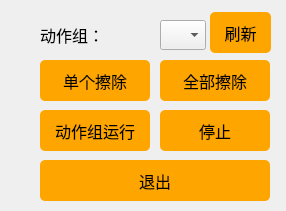
    <widget class="QWidget" name="widget_5" native="true">
     <property name="geometry">
      <rect>
       <x>895</x>
       <y>360</y>
       <width>286</width>
       <height>211</height>
      </rect>
     </property>
     <property name="styleSheet">
      <string notr="true">#widget_5 {border:1px solid #242424;
border-color: rgb(200, 200, 200);}</string>
     </property>
     <widget class="QLabel" name="label_action">
      <property name="geometry">
       <rect>
        <x>40</x>
        <y>20</y>
        <width>106</width>
        <height>30</height>
       </rect>
      </property>
      <property name="font">
       <font>
        <family>黑体</family>
        <pointsize>12</pointsize>
       </font>
      </property>
      <property name="text">
       <string>动作组：</string>
      </property>
     </widget>
     <widget class="QComboBox" name="comboBox_action">
      <property name="geometry">
       <rect>
        <x>160</x>
        <y>20</y>
        <width>46</width>
        <height>30</height>
       </rect>
      </property>
      <property name="font">
       <font>
        <family>Arial</family>
        <pointsize>10</pointsize>
       </font>
      </property>
      <property name="styleSheet">
       <string notr="true">background-color: rgb(240, 240, 240);
</string>
      </property>
     </widget>
     <widget class="QPushButton" name="Button_DelectSingle">
      <property name="geometry">
       <rect>
        <x>40</x>
        <y>60</y>
        <width>110</width>
        <height>41</height>
       </rect>
      </property>
      <property name="font">
       <font>
        <family>黑体</family>
        <pointsize>12</pointsize>
       </font>
      </property>
      <property name="styleSheet">
       <string notr="true">QPushButton{background-color: rgb(255, 165, 0);}
QPushButton:hover{background-color:  rgb(255, 210, 0);}
QPushButton{border-radius:5px;}</string>
      </property>
      <property name="text">
       <string>单个擦除</string>
      </property>
     </widget>
     <widget class="QPushButton" name="Button_AllDelect">
      <property name="geometry">
       <rect>
        <x>160</x>
        <y>60</y>
        <width>110</width>
        <height>41</height>
       </rect>
      </property>
      <property name="font">
       <font>
        <family>黑体</family>
        <pointsize>12</pointsize>
       </font>
      </property>
      <property name="styleSheet">
       <string notr="true">QPushButton{background-color: rgb(255, 165, 0);}
QPushButton:hover{background-color:  rgb(255, 210, 0);}
QPushButton{border-radius:5px;}</string>
      </property>
      <property name="text">
       <string>全部擦除</string>
      </property>
     </widget>
     <widget class="QPushButton" name="Button_RunAction">
      <property name="geometry">
       <rect>
        <x>40</x>
        <y>110</y>
        <width>110</width>
        <height>41</height>
       </rect>
      </property>
      <property name="font">
       <font>
        <family>黑体</family>
        <pointsize>12</pointsize>
       </font>
      </property>
      <property name="styleSheet">
       <string notr="true">QPushButton{background-color: rgb(255, 165, 0);}
QPushButton:hover{background-color:  rgb(255, 210, 0);}
QPushButton{border-radius:5px;}</string>
      </property>
      <property name="text">
       <string>动作组运行</string>
      </property>
     </widget>
     <widget class="QPushButton" name="Button_StopAction">
      <property name="geometry">
       <rect>
        <x>160</x>
        <y>110</y>
        <width>110</width>
        <height>41</height>
       </rect>
      </property>
      <property name="font">
       <font>
        <family>黑体</family>
        <pointsize>12</pointsize>
       </font>
      </property>
      <property name="styleSheet">
       <string notr="true">QPushButton{background-color: rgb(255, 165, 0);}
QPushButton:hover{background-color:  rgb(255, 210, 0);}
QPushButton{border-radius:5px;}</string>
      </property>
      <property name="text">
       <string>停止</string>
      </property>
     </widget>
     <widget class="QPushButton" name="Button_Quit">
      <property name="geometry">
       <rect>
        <x>40</x>
        <y>160</y>
        <width>230</width>
        <height>41</height>
       </rect>
      </property>
      <property name="font">
       <font>
        <family>黑体</family>
        <pointsize>12</pointsize>
       </font>
      </property>
      <property name="styleSheet">
       <string notr="true">QPushButton{background-color: rgb(255, 165, 0);}
QPushButton:hover{background-color:  rgb(255, 210, 0);}
QPushButton{border-radius:5px;}</string>
      </property>
      <property name="text">
       <string>退出</string>
      </property>
     </widget>
     <widget class="QPushButton" name="Button_Refresh">
      <property name="geometry">
       <rect>
        <x>210</x>
        <y>12</y>
        <width>61</width>
        <height>41</height>
       </rect>
      </property>
      <property name="font">
       <font>
        <family>黑体</family>
        <pointsize>12</pointsize>
       </font>
      </property>
      <property name="styleSheet">
       <string notr="true">QPushButton{background-color: rgb(255, 165, 0);}
QPushButton:hover{background-color:  rgb(255, 210, 0);}
QPushButton{border-radius:5px;}</string>
      </property>
      <property name="text">
       <string>刷新</string>
      </property>
     </widget>
    </widget>
